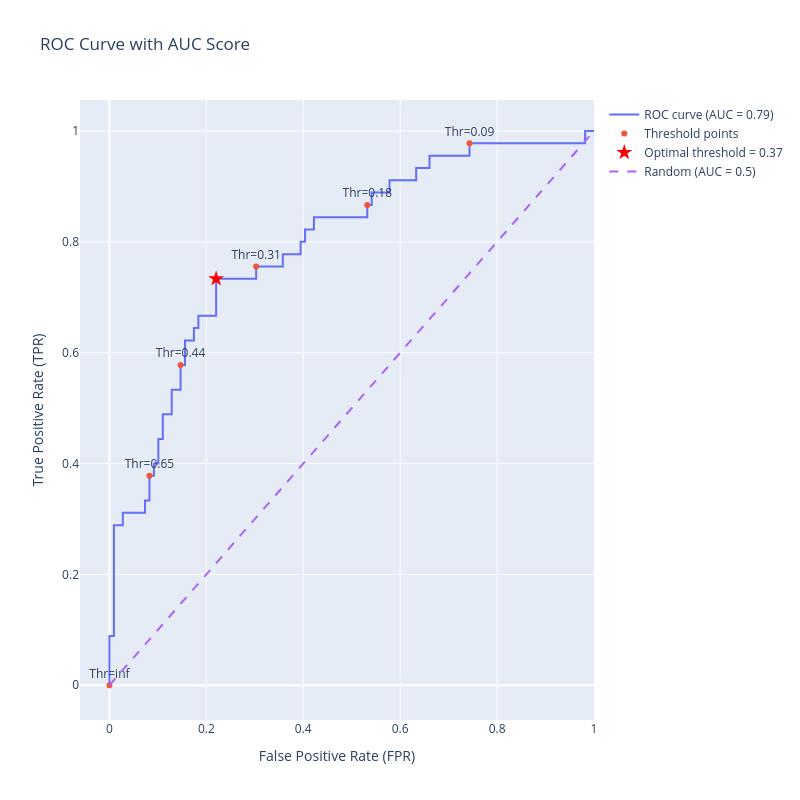

The notebook cell this image was saved under:
### Markdown cell above
---
## Step 9 — Plot ROC Curve with AUC Score

`roc_auc_score()` computes the Area Under the Curve using the **trapezoidal rule** — it sums up thin trapezoids under the ROC curve to estimate the total area.

The AUC is shown in the legend so we can immediately judge model quality.

> **Study note:** The shape of the ROC curve and its AUC do **not** depend on the threshold — they summarise performance across **all** thresholds simultaneously. This is why AUC is preferred over accuracy when comparing models, especially on imbalanced datasets.

### Code cell
import plotly.graph_objects as go
import numpy as np
from sklearn.metrics import roc_auc_score

# Recompute to be self-contained (fpr, tpr, thresholds already exist from Step 6)
fpr, tpr, thresholds = roc_curve(y_test, y_scores)

# roc_auc_score computes AUC using the trapezoidal rule
roc_auc = roc_auc_score(y_test, y_scores)
print(f"AUC Score: {roc_auc:.4f}")

# ROC curve with AUC in the legend label
trace0 = go.Scatter(
    x=fpr,
    y=tpr,
    mode='lines',
    name=f'ROC curve (AUC = {roc_auc:.2f})'  # AUC shown in legend
)

# Threshold annotation points (every 10th)
n = 10
indices = np.arange(len(thresholds)) % n == 0
trace1 = go.Scatter(
    x=fpr[indices],
    y=tpr[indices],
    mode='markers+text',
    name='Threshold points',
    text=[f"Thr={thr:.2f}" for thr in thresholds[indices]],
    textposition='top center'
)

# Optimal threshold marker
optimal_idx = np.argmax(tpr - fpr)
trace_opt = go.Scatter(
    x=[fpr[optimal_idx]],
    y=[tpr[optimal_idx]],
    mode='markers',
    name=f'Optimal threshold = {thresholds[optimal_idx]:.2f}',
    marker=dict(color='red', size=12, symbol='star')
)

# Diagonal baseline
trace2 = go.Scatter(
    x=[0, 1],
    y=[0, 1],
    mode='lines',
    name='Random (AUC = 0.5)',
    line=dict(dash='dash')
)

layout = go.Layout(
    title='ROC Curve with AUC Score',
    xaxis=dict(title='False Positive Rate (FPR)'),
    yaxis=dict(title='True Positive Rate (TPR)'),
    autosize=False,
    width=800,
    height=800,
    showlegend=True
)

fig = go.Figure(data=[trace0, trace1, trace_opt, trace2], layout=layout)
fig.show()

### Figure 1 — Plotly figure (JSON) as saved in the notebook; plotly's stock layout.template omitted (floating-point values rounded to 4 significant figures)
{"data": [{"mode": "lines", "name": "ROC curve (AUC = 0.79)", "type": "scatter", "x": [0, 0, 0, 0.009174, 0.009174, 0.02752, 0.02752, 0.07339, 0.07339, 0.08257, 0.08257, 0.09174, 0.09174, 0.1009, 0.1009, 0.1101, 0.1101, 0.1284, 0.1284, 0.1468, 0.1468, 0.156, 0.156, 0.1743, 0.1743, 0.1835, 0.1835, 0.2202, 0.2202, 0.3028, 0.3028, 0.3578, 0.3578, 0.3945, 0.3945, 0.4037, 0.4037, 0.422, 0.422, 0.5321, 0.5321, 0.5413, 0.5413, 0.578, 0.578, 0.633, 0.633, 0.6606, 0.6606, 0.7431, 0.7431, 0.9817, 0.9817, 1], "y": [0, 0.02222, 0.08889, 0.08889, 0.2889, 0.2889, 0.3111, 0.3111, 0.3333, 0.3333, 0.3778, 0.3778, 0.4, 0.4, 0.4444, 0.4444, 0.4889, 0.4889, 0.5333, 0.5333, 0.5778, 0.5778, 0.6222, 0.6222, 0.6444, 0.6444, 0.6667, 0.6667, 0.7333, 0.7333, 0.7556, 0.7556, 0.7778, 0.7778, 0.8, 0.8, 0.8222, 0.8222, 0.8444, 0.8444, 0.8667, 0.8667, 0.8889, 0.8889, 0.9111, 0.9111, 0.9333, 0.9333, 0.9556, 0.9556, 0.9778, 0.9778, 1, 1]}, {"mode": "markers+text", "name": "Threshold points", "text": ["Thr=inf", "Thr=0.65", "Thr=0.44", "Thr=0.31", "Thr=0.18", "Thr=0.09"], "textposition": "top center", "type": "scatter", "x": [0, 0.08257, 0.1468, 0.3028, 0.5321, 0.7431], "y": [0, 0.3778, 0.5778, 0.7556, 0.8667, 0.9778]}, {"marker": {"color": "red", "size": 12, "symbol": "star"}, "mode": "markers", "name": "Optimal threshold = 0.37", "type": "scatter", "x": [0.2202], "y": [0.7333]}, {"line": {"dash": "dash"}, "mode": "lines", "name": "Random (AUC = 0.5)", "type": "scatter", "x": [0, 1], "y": [0, 1]}], "layout": {"autosize": false, "height": 800, "showlegend": true, "title": {"text": "ROC Curve with AUC Score"}, "width": 800, "xaxis": {"title": {"text": "False Positive Rate (FPR)"}}, "yaxis": {"title": {"text": "True Positive Rate (TPR)"}}}}
